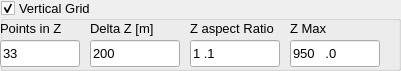
     <widget class="QGroupBox" name="groupBox">
      <property name="geometry">
       <rect>
        <x>10</x>
        <y>290</y>
        <width>401</width>
        <height>71</height>
       </rect>
      </property>
      <property name="font">
       <font>
        <family>Arial</family>
        <pointsize>10</pointsize>
        <weight>50</weight>
        <bold>false</bold>
       </font>
      </property>
      <property name="mouseTracking">
       <bool>false</bool>
      </property>
      <property name="autoFillBackground">
       <bool>false</bool>
      </property>
      <property name="title">
       <string>Vertical Grid</string>
      </property>
      <property name="flat">
       <bool>true</bool>
      </property>
      <property name="checkable">
       <bool>true</bool>
      </property>
      <property name="checked">
       <bool>true</bool>
      </property>
      <widget class="QLineEdit" name="dzmaxlineEdit">
       <property name="geometry">
        <rect>
         <x>290</x>
         <y>40</y>
         <width>90</width>
         <height>27</height>
        </rect>
       </property>
       <property name="font">
        <font>
         <family>Arial</family>
         <pointsize>10</pointsize>
         <weight>50</weight>
         <bold>false</bold>
        </font>
       </property>
       <property name="inputMask">
        <string>999999.99</string>
       </property>
       <property name="text">
        <string>950.0</string>
       </property>
      </widget>
      <widget class="QLineEdit" name="dzlineEdit">
       <property name="geometry">
        <rect>
         <x>90</x>
         <y>40</y>
         <width>90</width>
         <height>27</height>
        </rect>
       </property>
       <property name="font">
        <font>
         <family>Arial</family>
         <pointsize>10</pointsize>
         <weight>50</weight>
         <bold>false</bold>
        </font>
       </property>
       <property name="inputMask">
        <string>999999</string>
       </property>
       <property name="text">
        <string>200</string>
       </property>
      </widget>
      <widget class="QLabel" name="label_13">
       <property name="geometry">
        <rect>
         <x>290</x>
         <y>20</y>
         <width>37</width>
         <height>17</height>
        </rect>
       </property>
       <property name="font">
        <font>
         <family>Arial</family>
         <pointsize>10</pointsize>
         <weight>50</weight>
         <bold>false</bold>
        </font>
       </property>
       <property name="text">
        <string>Z Max</string>
       </property>
      </widget>
      <widget class="QLabel" name="label_114">
       <property name="geometry">
        <rect>
         <x>90</x>
         <y>20</y>
         <width>66</width>
         <height>17</height>
        </rect>
       </property>
       <property name="font">
        <font>
         <family>Arial</family>
         <pointsize>10</pointsize>
         <weight>50</weight>
         <bold>false</bold>
        </font>
       </property>
       <property name="text">
        <string>Delta Z [m]</string>
       </property>
      </widget>
      <widget class="QLineEdit" name="dzratlineEdit">
       <property name="geometry">
        <rect>
         <x>190</x>
         <y>40</y>
         <width>90</width>
         <height>27</height>
        </rect>
       </property>
       <property name="font">
        <font>
         <family>Arial</family>
         <pointsize>10</pointsize>
         <weight>50</weight>
         <bold>false</bold>
        </font>
       </property>
       <property name="inputMask">
        <string>99.99</string>
       </property>
       <property name="text">
        <string>1.1</string>
       </property>
      </widget>
      <widget class="QLineEdit" name="npzlineEdit_3">
       <property name="geometry">
        <rect>
         <x>0</x>
         <y>40</y>
         <width>80</width>
         <height>27</height>
        </rect>
       </property>
       <property name="font">
        <font>
         <family>Arial</family>
         <pointsize>10</pointsize>
         <weight>50</weight>
         <bold>false</bold>
        </font>
       </property>
       <property name="inputMask">
        <string>999999</string>
       </property>
       <property name="text">
        <string>33</string>
       </property>
      </widget>
      <widget class="QLabel" name="label_38">
       <property name="geometry">
        <rect>
         <x>0</x>
         <y>20</y>
         <width>71</width>
         <height>17</height>
        </rect>
       </property>
       <property name="font">
        <font>
         <family>Arial</family>
         <pointsize>10</pointsize>
         <weight>50</weight>
         <bold>false</bold>
        </font>
       </property>
       <property name="text">
        <string>Points in Z</string>
       </property>
      </widget>
      <widget class="QLabel" name="label_12">
       <property name="geometry">
        <rect>
         <x>190</x>
         <y>20</y>
         <width>91</width>
         <height>17</height>
        </rect>
       </property>
       <property name="font">
        <font>
         <family>Arial</family>
         <pointsize>10</pointsize>
         <weight>50</weight>
         <bold>false</bold>
        </font>
       </property>
       <property name="text">
        <string>Z aspect Ratio</string>
       </property>
      </widget>
     </widget>
